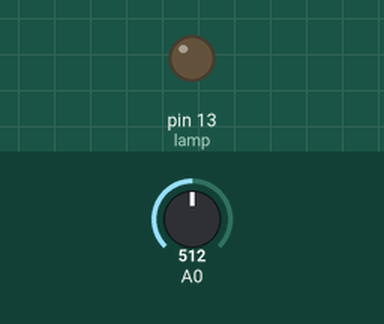
Recording of a sketch running on a simulated Arduino Uno, built with avr-gcc and run on an emulated ATmega328P. On the bench: output pins drawn as LEDs (lit = HIGH). The inputs (shaded band) are chosen by the test bench; at power-on: A0 = 512.

Above: at 0.1 s.
At 0.6 s:
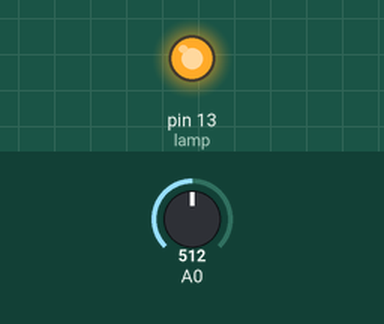
Timing chart, 0 to 2.1 s (numbered marks = the images above):
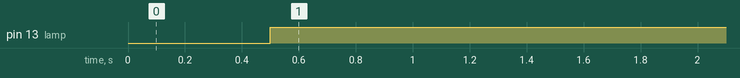

The sketch:

Exp5_Night_Lamp.ino.ino
```cpp
//LED_NIGHT_LAMP
const int lamp = 13;
void setup()
{
  Serial.begin(9600);
  pinMode(lamp,OUTPUT);
}

void loop()
{
  int c = analogRead(A0);
  delay(500);
  if(c<300)
  {
    digitalWrite(lamp,HIGH);
    delay(1000);
  }
  else
  {
    digitalWrite(lamp,HIGH);
    delay(1000);
  }
}
```

Measured:
- by itself, pin 13 (lamp): LOW → HIGH at 0.50 s
